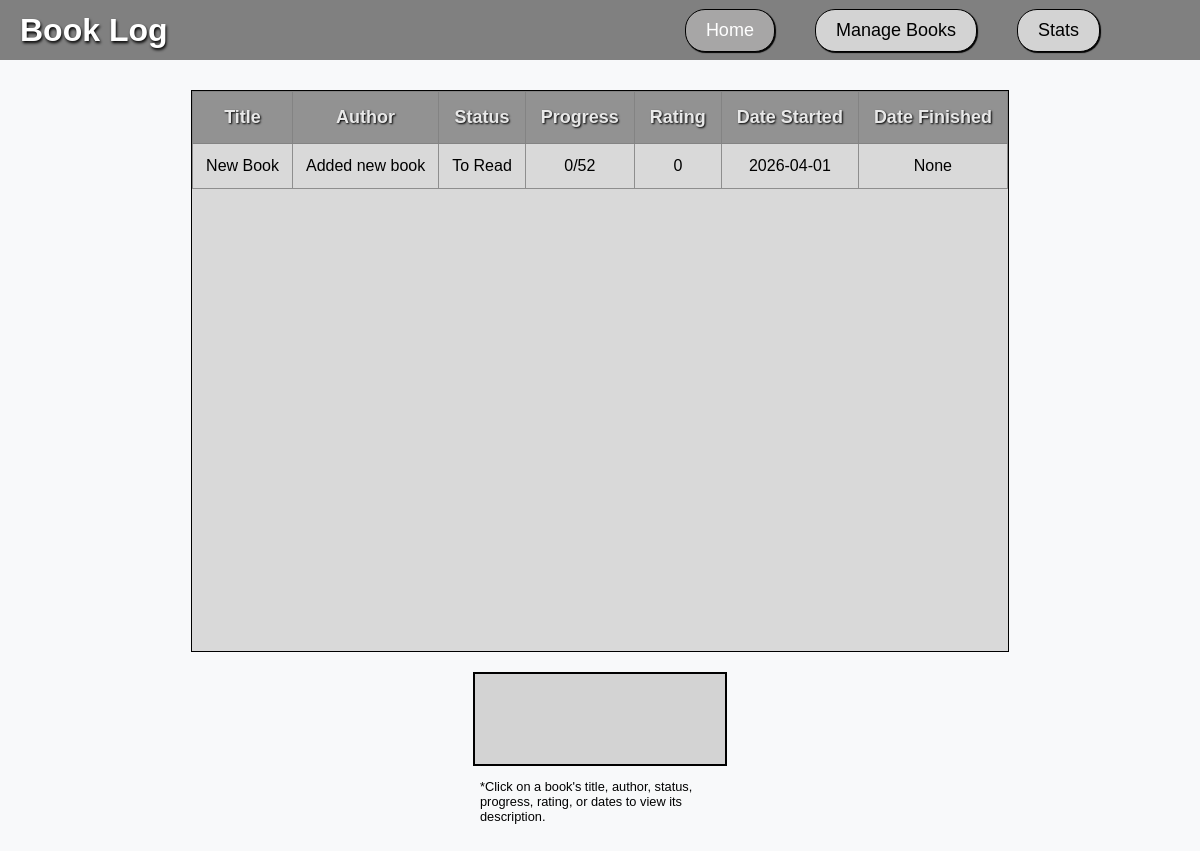
The page / on the database its author committed.
### tables this page shows
CREATE TABLE Item (
    Item_ID INTEGER PRIMARY KEY,
    Author_ID INTEGER,
    Status_ID INTEGER DEFAULT 3, -- Default to 'To Read'
    Title TEXT NOT NULL,
    Book_Description TEXT,
    Total_Pages INTEGER NOT NULL CHECK (typeof(Total_Pages) = 'integer'),
    Pages_Read INTEGER CHECK (Pages_Read >= 0 AND Pages_Read <= Total_Pages) DEFAULT 0,
    Date_Started DATE,
    Date_Finished DATE DEFAULT (NULL),
    Rating INTEGER CHECK (Rating >= 0 AND Rating <= 5) DEFAULT 0, -- Default is 0 Rating
    FOREIGN KEY (Author_ID) REFERENCES Author(Author_ID),
    FOREIGN KEY (Status_ID) REFERENCES Status(Status_ID)
);

CREATE TABLE Author (
    Author_ID INTEGER PRIMARY KEY,
    Author_Name TEXT NOT NULL
);

CREATE TABLE Status (
    Status_ID INTEGER PRIMARY KEY,
    Status_Name TEXT NOT NULL
);

### app.py (the view)
@app.route('/') # Define a route for root url, so whenever user visits the root url, index function will be called
def index(): # Defining a function to handle root url
    conn = get_db_connection() # Getting database connection
    try:
        books = conn.execute("SELECT Item.*, Author.Author_Name, Status.Status_Name FROM Item JOIN Author ON Item.Author_ID = Author.Author_ID JOIN Status ON Item.Status_ID = Status.Status_ID").fetchall() # Execute SQL query selecting all records from Item table
        return render_template('index.html', books=books) # Render the index.html template and pass books variable to it
    finally:
        conn.close() # Closing the database connection

### app.py (called while the page is built)
def get_db_connection():
    conn = sqlite3.connect('database.db') # Conecting sqlite3 database
    conn.row_factory = sqlite3.Row # set row factory to sqlite3.row to access columns by name
    return conn # Returns database connection

### templates/index.html (shortened to what this page needs)
{% extends "layout.html" %}
{% block content %}
<div class="main-content-index">
    <div class="book-list-container">
        <div class="scrollable-list">
            <table class="book-table">
                <tr>
                    <th>Title</th>
                    <th>Author</th>
                    <th>Status</th>
                    <th>Progress</th>
                    <th>Rating</th>
                    <th>Date Started</th>
                    <th>Date Finished</th>
                </tr>
                {% for book in books %}
                <tr>
                    <td home-data-id="{{ book.item_id }}"> {{book.title}} </td>
                    <td home-data-id="{{ book.item_id }}"> {{book.author_name}} </td>
                    <td home-data-id="{{ book.item_id }}"> {{book.status_name}} </td>
                    <td home-data-id="{{ book.item_id }}"> {{book.pages_read}}/{{book.total_pages}} </td>
                    <td home-data-id="{{ book.item_id }}"> {{book.rating}} </td>
                    <td home-data-id="{{ book.item_id }}"> {{book.date_started}} </td>
                    <td home-data-id="{{ book.item_id }}"> {{book.date_finished}} </td>
                </tr>
                {% endfor %}
            </table>
        </div>
    </div>
    <div class="book-description-container">
        <div id="BookDescriptionDisplay">
        </div>
        <p class="tiny-p">
            *Click on a book's title, author, status, progress, rating, or dates to view its description.
        </p>
    </div>
</div>
{% endblock %}

### static/styles.css (style rules this page uses)
p, h1, h2, h3, h4, h5, h6, li, ul, a, th, td { font-family: google-sans, sans-serif; }
body { margin: 0; overflow-y: auto; background-color: #f8f9fa; }
.main-content-index { display:flex; flex-direction: column; align-items: center; margin: 20px; gap: 20px; }
.book-list-container { margin-top: 70px; display: flex; justify-content: center; }
.scrollable-list { background-color: rgb(217, 217, 217); text-align: center; height: 70vh; border: 1px solid black; overflow-y: auto; }
.book-table { border-collapse: collapse; }
.book-table th { font-size: 18px; background-color: rgb(146, 146, 146); color: rgb(232, 232, 232); padding: 15px; border: 1px solid rgb(131, 131, 131); text-shadow: 1px 1px 2px black; z-index: 10; position: sticky; top: 0; }
.book-table td { padding: 13px; border: 1px solid rgb(142, 142, 142); transition: color 0.3s ease, text-shadow 0.3s ease; }
#BookDescriptionDisplay { background-color: lightgray; text-align: center; font-size: 18px; padding: 5px; width: 30vh; height: 10vh; overflow-y: auto; margin: auto; border: 2px solid black; transition: color 0.3s ease, width 0.3s ease, height 0.3s ease, font-size 0.3s ease, box-shadow 0.3s ease; }
.tiny-p { margin-left: auto; margin-right: auto; width: 30vh; font-size: 80%; }

### rows shown on the page
Item: title "New Book", author_name "Added new book", status_name "To Read", pages_read "0", total_pages "52", rating "0", date_started "2026-04-01", date_finished "None"
